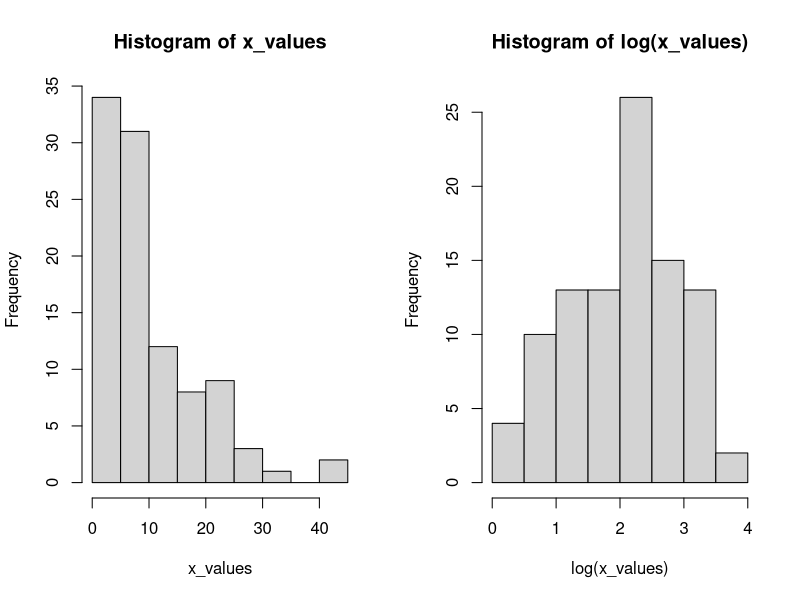

Write R code to recreate this figure.
## ---- chunk 1
x_values <- rnbinom(100, size = 2, mu = 10)
par(mfrow = c(1,2))
hist(x_values)
hist(log(x_values))

## ---- chunk 2
mean(x_values)

## ---- chunk 3
var(x_values)
